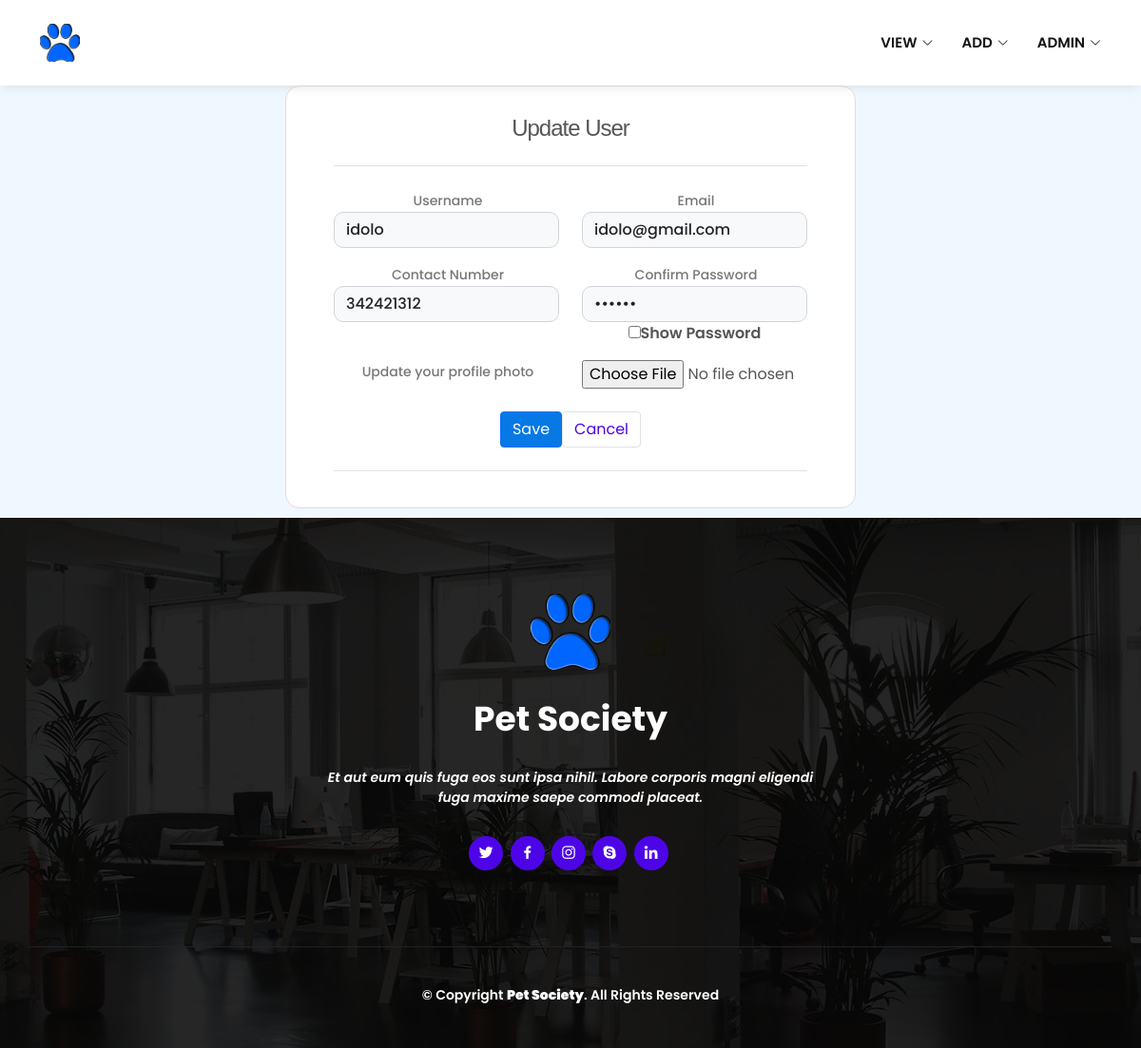
Page /updateUser.php?user_id=9 on the committed database.
### tables this page shows
CREATE TABLE `users_table` (
  `user_id` int(50) NOT NULL,
  `user_username` varchar(50) NOT NULL,
  `user_email` varchar(50) NOT NULL,
  `user_contactnumber` varchar(50) NOT NULL,
  `user_password` varchar(50) NOT NULL,
  `user_profilephoto` varchar(50) NOT NULL,
  `user_status` varchar(50) NOT NULL
);

### updateUser2.php (called while the page is built, shortened)
<?php
    $db_server = "localhost";
    $db_username = "root";
    $db_password = "";
    $db_database = "petsociety";
    $conn = new PDO("mysql:host=$db_server;dbname=$db_database", $db_username, $db_password);
    $conn->setAttribute(PDO::ATTR_ERRMODE, PDO::ERRMODE_EXCEPTION);
    if(isset($_GET['user_id'])){
        $user_id = $_GET['user_id'];
        $query = "SELECT * FROM users_table WHERE user_id=:user_id LIMIT 1";
        $stmt = $conn->prepare($query);
        $data = ['user_id' => $user_id];
        $stmt->execute($data);
        $result = $stmt->fetch(PDO::FETCH_OBJ);
    }
?>

### updateUser.php (the view, shortened to what this page needs)
<?php require_once('updateUser2.php')?>
<!DOCTYPE html>
<html lang="en">
<head>
  <link href="PetVille/assets/vendor/aos/aos.css" rel="stylesheet">
  <link href="PetVille/assets/vendor/bootstrap/css/bootstrap.min.css" rel="stylesheet">
  <link href="PetVille/assets/vendor/bootstrap-icons/bootstrap-icons.css" rel="stylesheet">
  <link href="PetVille/assets/vendor/boxicons/css/boxicons.min.css" rel="stylesheet">
  <link href="PetVille/assets/vendor/glightbox/css/glightbox.min.css" rel="stylesheet">
  <link href="PetVille/assets/vendor/swiper/swiper-bundle.min.css" rel="stylesheet">
  <link rel="stylesheet" href="https://cdnjs.cloudflare.com/ajax/libs/font-awesome/4.7.0/css/font-awesome.min.css">
  <link href="PetVille/assets/css/style.css" rel="stylesheet">
  <link href="PetVille/assets/css/myprofile.css" rel="stylesheet">
</head>
<body>
  <header id="header" class="d-flex align-items-center">
    <div class="container d-flex align-items-center justify-content-between">
      <div class="logo">
        <a href="index.html"><img src="PetVille/assets/img/bluepaw.png" alt="" class="img-fluid"></a>
      </div>
      <nav id="navbar" class="navbar">
        <ul>
        <li class="dropdown"><a href="#"><span>View</span> <i class="bi bi-chevron-down"></i></a>
          </li>
          <li class="dropdown"><a href="#"><span>Add</span> <i class="bi bi-chevron-down"></i></a>
          </li>
          <li class="dropdown"><a href="#"><span>ADMIN</span> <i class="bi bi-chevron-down"></i></a>
        </ul>
      </nav>
    </div>
  </header>
  <div class="main">
    <form method="POST" class="update-user-form" id="update-user-form">
    <div class="wrapper bg-white mt-sm-5">
      <h4 class="pb-4 border-bottom">Update User</h4>
        <div class="py-2">
          <div class="row py-2">
              <div class="col-md-6"> <label for="animal_boarding_name">Username</label> <input type="text" name = "user_username" value="<?= $result->user_username;?>" class="bg-light form-control" placeholder="Username"> </div>
              <div class="col-md-6 pt-md-0 pt-3"> <label for="animal_boarding_contact_number">Email</label> <input type="text" name = "user_email" value="<?= $result->user_email;?>" class="bg-light form-control" placeholder="Email"> </div>
          </div>
          <div class="row py-2">
              <div class="col-md-6">
                  <label for="animal_boarding_location">Contact Number</label> <input type="text" name = "user_contactnumber" value="<?= $result->user_contactnumber;?>" class="bg-light form-control" placeholder="Contact Number">
              </div>
              <div class="col-md-6 pt-md-0 pt-3">
                <label for="animal_boarding_email">Confirm Password</label> <input type="password" name = "user_password" id="user_password" value="<?= $result->user_password;?>" class="bg-light form-control" placeholder="Confirm Password"><input type="checkbox" onclick="visiblePass()">Show Password
              </div>
          </div>
          <div class="row py-2">
              <div class="col-md-6">
                  <label for="animal_boarding_location">Update your profile photo</label>
              </div>
              <div class="col-md-6 pt-md-0 pt-3">
                <input type="file" name = "user_profile_photo">
              </div>
          </div>
          <div class="py-3 pb-4 border-bottom"> <button class="btn btn-primary mr-3" name = "update" id= "update">Save</button><button class="btn border button"><a href= "allUsers.php">Cancel</a></button> </div>
        </form>
      </div>
  <footer id="footer">
    <div class="footer-top">
      <div class="container">
        <div class="row justify-content-center">
          <div class="col-lg-6">
            <a href="#header" class="scrollto footer-logo"><img src="PetVille/assets/img/bluepaw.png" alt=""></a>
            <h3>Pet Society</h3>
            <p>Et aut eum quis fuga eos sunt ipsa nihil. Labore corporis magni eligendi fuga maxime saepe commodi placeat.</p>
          </div>
        </div>
        <div class="social-links">
          <a href="#" class="twitter"><i class="bx bxl-twitter"></i></a>
          <a href="#" class="facebook"><i class="bx bxl-facebook"></i></a>
          <a href="#" class="instagram"><i class="bx bxl-instagram"></i></a>
          <a href="#" class="google-plus"><i class="bx bxl-skype"></i></a>
          <a href="#" class="linkedin"><i class="bx bxl-linkedin"></i></a>
        </div>
      </div>
    </div>
    <div class="container footer-bottom clearfix">
      <div class="copyright">
        &copy; Copyright <strong><span>Pet Society</span></strong>. All Rights Reserved
      </div>
      <div class="credits">
      </div>
    </div>
  </footer>
</body>
</html>

### PetVille/assets/css/style.css (style rules this page uses)
body { font-family: "Open Sans", sans-serif; color: #555555; text-align: center; font-weight: 600; }
a { text-decoration: none; color: rgba(77, 5, 232, 1); }
h1, h2, h3, h4, h5, h6 { font-family: "Open-sans", sans-serif; font-weight: 600; }
#header { height: 90px; transition: all 0.5s; z-index: 997; transition: all 0.5s; background: #fff; box-shadow: 0 4px 10px -3px rgba(191, 191, 191, 0.5); }
#header .logo img { padding: 0; margin: 0; max-height: 40px; }
.scrolled-offset { margin-top: 90px; }
.navbar { padding: 0; }
.navbar ul { margin: 0; padding: 0; display: flex; list-style: none; align-items: center; }
.navbar li { position: relative; }
.navbar a, .navbar a:focus { display: flex; align-items: center; justify-content: space-between; padding: 10px 0 10px 30px; font-size: 15px; color: #151515; text-transform: uppercase; white-space: nowrap; transition: 0.3s; }
.navbar a i, .navbar a:focus i { font-size: 12px; line-height: 0; margin-left: 5px; }
#footer { background: url("../img/footer-bg.jpg") center center no-repeat; color: #fff; font-size: 14px; position: relative; }
#footer::before { content: ""; position: absolute; left: 0; right: 0; top: 0; bottom: 0; background: rgba(0, 0, 0, 0.85); z-index: 1; }
#footer .footer-top { position: relative; z-index: 2; text-align: center; padding: 80px 0; }
#footer .footer-top .footer-logo img { height: 80px; }
#footer .footer-top h3 { font-size: 36px; font-weight: 700; color: #fff; position: relative; font-family: "Poppins", sans-serif; padding: 30px 0 0 0; margin-bottom: 0; }
#footer .footer-top p { font-size: 15; font-style: italic; margin: 30px 0 0 0; padding: 0; }
#footer .footer-top .social-links { margin-top: 30px; }
#footer .footer-top .social-links a { font-size: 18px; display: inline-block; background: rgba(77, 5, 232, 1); color: #fff; line-height: 1; padding: 8px 0; margin-right: 4px; border-radius: 50%; text-align: center; width: 36px; height: 36px; transition: 0.3s; }
#footer .footer-bottom { border-top: 1px solid #222222; z-index: 2; position: relative; padding-top: 40px; padding-bottom: 40px; }
#footer .copyright { text-align: center; }
#footer .credits { text-align: center; font-size: 13px; padding-top: 5px; }

### PetVille/assets/css/myprofile.css (style rules this page uses)
* { margin: 0; padding: 0; box-sizing: border-box }
body { font-family: 'Poppins', sans-serif; background-color: aliceblue }
.wrapper { padding: 30px 50px; border: 1px solid #ddd; border-radius: 15px; margin: 10px auto; max-width: 600px }
h4 { letter-spacing: -1px; font-weight: 400 }
label { margin-bottom: 0; font-size: 14px; font-weight: 500; color: #777; padding-left: 3px }
.form-control { border-radius: 10px }
input[placeholder] { font-weight: 500 }
.button { background-color: #fff; color: #0779e4 }
.btn-primary { background-color: #0779e4 }

### rows in the picture
users_table: user_username "idolo", user_email "idolo@gmail.com", user_contactnumber "342421312"
